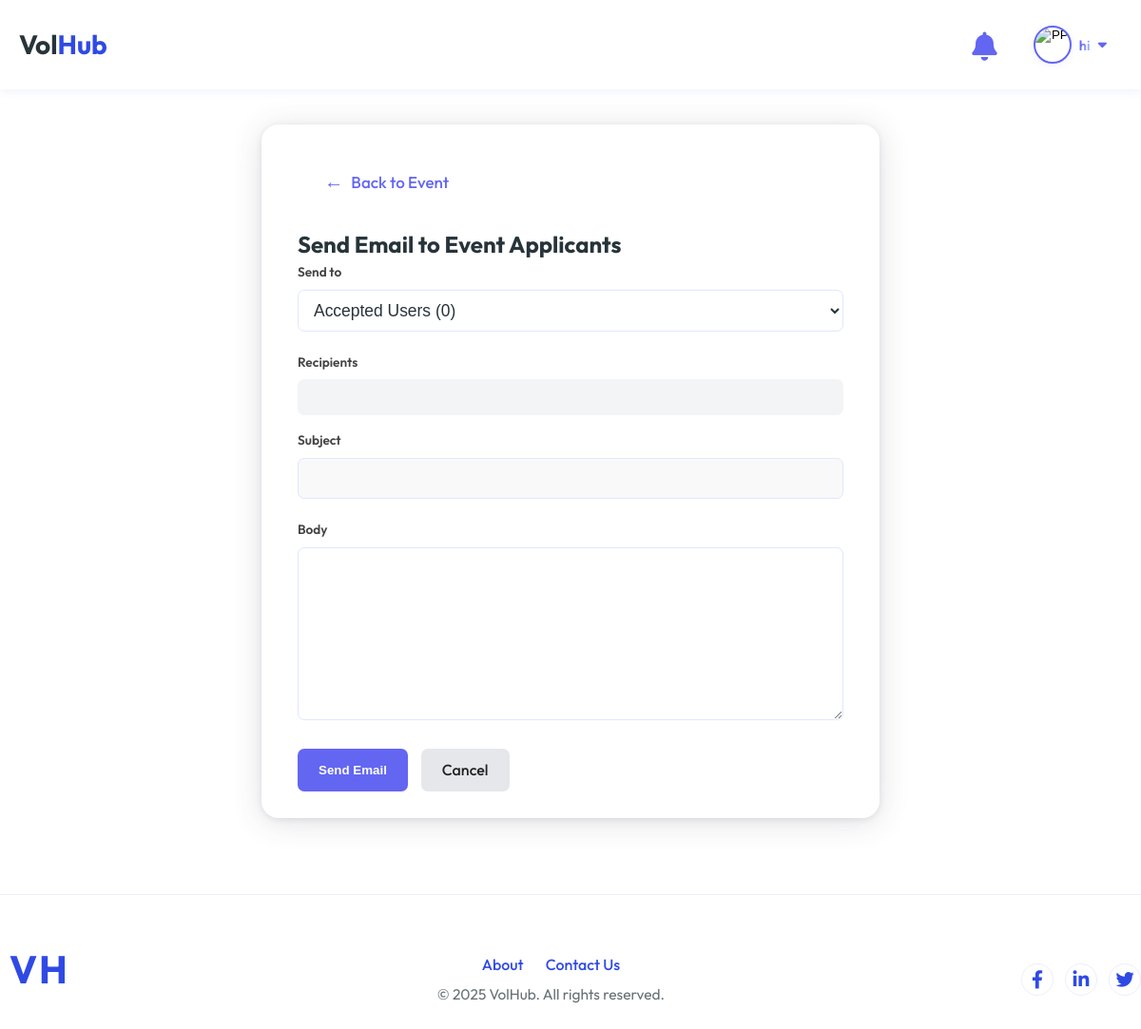
Before: /User/converse/2/ (signed in) with the older database file.
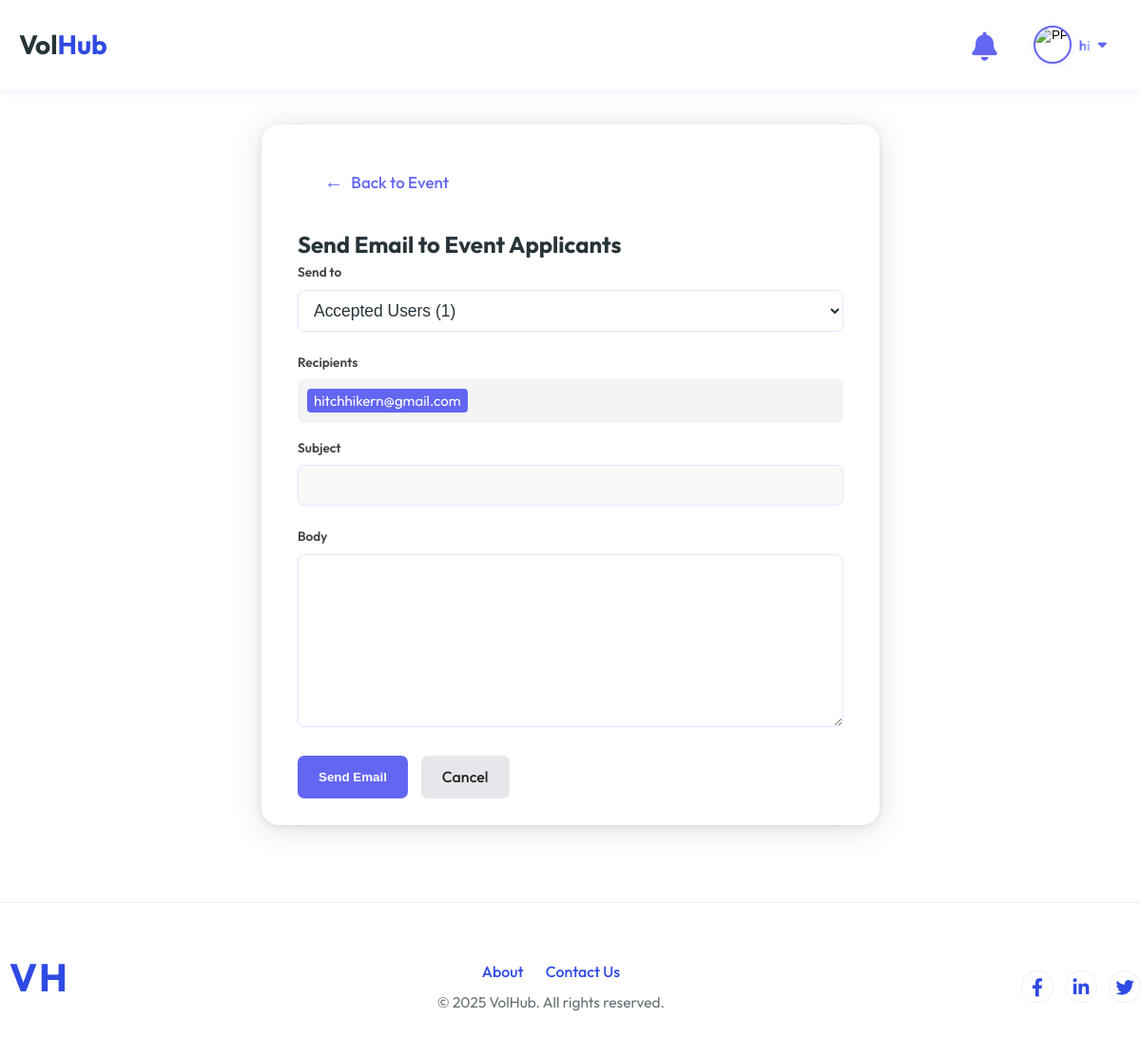
After: the same page with the newer database file.
### Guest/models.py (models this page shows, shortened)
class tbl_user(models.Model):
    user_email = models.EmailField(max_length=50, unique=True)
    user_name = models.CharField(max_length=50, null=True, blank=True)
    user_username = models.CharField(max_length=50, null=True, blank=True)
    user_contact = models.CharField(max_length=10, null=True, blank=True)
    user_address = models.CharField(max_length=100, null=True, blank=True)
    user_password = models.CharField(max_length=128, null=True, blank=True)  # Store hashed password
    user_city = models.ForeignKey(tbl_city, on_delete=models.CASCADE, null=True)
    user_photo = models.FileField(upload_to="Assets/Files/User", null=True, blank=True)
    user_gender = models.CharField(max_length=100, null=True, blank=True)
    user_bio = models.TextField(null=True, blank=True)
    user_links = models.TextField(null=True, blank=True)  # Store as JSON (GitHub, LinkedIn, etc.)
    user_degree_type = models.CharField(max_length=50, null=True, blank=True)
    user_institution = models.CharField(max_length=100, null=True, blank=True)
    user_field_of_study = models.CharField(max_length=100, null=True, blank=True)
    user_graduation_month = models.IntegerField(null=True, blank=True)  # Store as month number (1-12)
    user_graduation_year = models.IntegerField(null=True, blank=True)  # Store as year (YYYY)
    user_emergency_name = models.CharField(max_length=100, null=True, blank=True)
    user_emergency_phone = models.CharField(max_length=15, null=True, blank=True)
    user_organization_name = models.CharField(max_length=100, null=True, blank=True)
    user_job_title = models.CharField(max_length=100, null=True, blank=True)
    user_industry = models.CharField(max_length=100, null=True, blank=True)
    user_location = models.CharField(max_length=100, null=True, blank=True)
    user_official_address = models.CharField(max_length=200, null=True, blank=True)
    user_official_contact_number = models.CharField(max_length=15, null=True, blank=True)
    is_basic_profile_complete = models.BooleanField(default=False)
    is_volunteer_profile_complete = models.BooleanField(default=False)
    is_organizer_profile_complete = models.BooleanField(default=False)
    user_past_volunteering = models.TextField(null=True, blank=True)
    user_type = models.CharField(max_length=10, choices=USER_TYPES, default='volunteer')
    user_visibility = models.BooleanField(default=False)  # If true, profile is public and visible to anyone

### User/views.py (the view)
# urls.py: path('converse/<int:event_id>/', views.converse, name='converse'),
def converse(request, event_id):
    if 'u_id' not in request.session:
        return redirect('Guest:login')
    event = tbl_event.objects.get(id=event_id)
    requests = tbl_request.objects.filter(event=event).select_related('user')
    accepted_users = [req.user for req in requests if req.request_status == 1]
    rejected_users = [req.user for req in requests if req.request_status == 2]
    if request.method == 'POST':
        subject = request.POST.get('subject')
        message = request.POST.get('body')
        recipient_group = request.POST.get('recipient_group', 'accepted')
        if recipient_group == 'rejected':
            recipients = [user.user_email for user in rejected_users]
        else:
            recipients = [user.user_email for user in accepted_users]
        if not subject or not message or not recipients:
            messages.error(request, 'All fields are required and at least one recipient must be present.')
            return render(request, 'User/converse.html', {
                'event': event,
                'subject': subject,
                'body': message,
                'recipient_group': recipient_group,
                'accepted_users': accepted_users,
                'rejected_users': rejected_users,
            })
        try:
            send_mail(
                subject,
                message,
                settings.EMAIL_HOST_USER,
                recipients,
                fail_silently=False,
            )
            messages.success(request, f'Email sent to {len(recipients)} user(s) successfully!')
            from django.urls import reverse
            from django.http import HttpResponseRedirect
            return HttpResponseRedirect(reverse('User:converse', args=[event.id]) + '?success=1')
        except Exception as e:
            messages.error(request, f'Error sending email: {str(e)}')
            return render(request, 'User/converse.html', {
                'event': event,
                'subject': subject,
                'body': message,
                'recipient_group': recipient_group,
                'accepted_users': accepted_users,
                'rejected_users': rejected_users,
            })
    else:
        if request.GET.get('success'):
            messages.success(request, 'Email sent successfully!')
        return render(request, 'User/converse.html', {
            'event': event,
            'accepted_users': accepted_users,
            'rejected_users': rejected_users,
            'recipient_group': 'accepted',
        })

### User/templates/User/converse.html (shortened to what this page needs)
{% extends 'Guest/base.html' %}
{% block content %}
<div class="converse-container">
    <a href="{% url 'User:event_action' event.id %}" class="btn btn-back" style="margin-bottom: 18px; display: inline-flex; align-items: center; gap: 8px; font-weight: 500; color: #6366f1; text-decoration: none; font-size: 1.06rem;">
        <span style="font-size: 1.2em;">&#8592;</span> Back to Event
    </a>
    <h2>Send Email to Event Applicants</h2>
    <form method="post" class="converse-form">
        <div class="form-group">
            <label for="recipient_group">Send to</label>
            <select id="recipient_group" name="recipient_group" class="form-control" onchange="updateRecipientList()">
                <option value="accepted" {% if recipient_group == 'accepted' %}selected{% endif %}>Accepted Users ({{ accepted_users|length }})</option>
            </select>
        </div>
        <div class="form-group">
            <label>Recipients</label>
            <div id="recipient-list-preview" class="recipient-list-preview">
            </div>
        </div>
        <div class="form-group">
            <label for="subject">Subject</label>
            <input type="text" id="subject" name="subject" class="form-control" value="{{ subject|default:'' }}" required>
        </div>
        <div class="form-group">
            <label for="body">Body</label>
            <textarea id="body" name="body" rows="8" class="form-control" required>{{ body|default:'' }}</textarea>
        </div>
        <div style="display: flex; gap: 14px; margin-top: 10px;">
            <button type="submit" class="btn btn-primary">Send Email</button>
            <a href="{% url 'User:event_action' event.id %}" class="btn btn-secondary">Cancel</a>
        </div>
    </form>
</div>
<div id="accepted-list-html" style="display:none;">
    {% for user in accepted_users %}<span class="recipient-email">{{ user.user_email }}</span>{% if not forloop.last %}, {% endif %}{% endfor %}
</div>
{% endblock %}

Changed rows visible on the page:
added tbl_user: user_email "hitchhikern@gmail.com"
Other visible differences:
form field recipient_group: "Accepted Users (0)" → "Accepted Users (1)"
